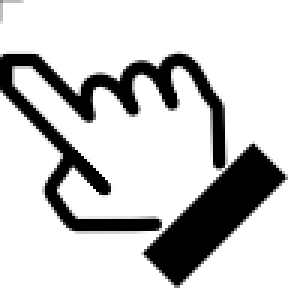
#> input picture media/hand/reg96/BTRONポインタ2選択指-見当付き.png, 96 x 96 px (shown 3 times larger)
$ python reg96.py
#> lines starting #> are read from the running program, lines starting #| are printed output that depends on the picture
# v4.2.535: 俊克の見当付き BTRON 3種(96×96・左上の角に見当線・3つとも手の角が同じ (0,18))からカーソルを作る。
#   ★絵には手を加えない。やるのは2つだけ:
#     ① 見当線(左上の角から伸びる薄い線= 行0の x<8 と 列0の y<8 の半透明)を消す
#     ② 上に透明の行を2つ足す= 角を 18→20(4の倍数)へ。当たりは 24px 単位でしか書けない(96px では4画素刻み)ので、角を刻みに乗せる。
#        下にも2行足して 96×100(=24×25 の4倍ちょうど)。1x は 96 を 1/4 に縮めて作る。
#   当たりは3つとも (0,5)(= 96px の 20÷4)。
#   ★v4.2.536(実測 cursor_match.py: (0,5) と書くと実際の当たりは絵の約6.0(5.65/6.38/6.31・前の5.82)= 3つとも約1画素下)
#     → 当たりの数は変えず、絵を1画素(96pxで4行)下げる= 上に透明6行・下に2行(96×104)。角は24= 6.0
import os, base64, io
from PIL import Image
HERE = os.path.dirname(os.path.abspath(__file__))
SRC = {'hand': 'BTRONポインタ2選択指-見当付き.png', 'palm': 'BTRONポインタ2移動手-見当付き.png', 'grip': 'BTRONポインタ2握り-見当付き.png'}
out = {}
for k, fn in SRC.items():
    a = Image.open(os.path.join(HERE, 'reg96', fn)).convert('RGBA')
#> a is the input picture: PIL image 96x96 RGBA; mean R, G, B, A 57.4, 57.4, 57.4, 111.6
    px = a.load()
    for x in range(8):
        if px[x, 0][3] <= 120: px[x, 0] = (0, 0, 0, 0)
    for y in range(8):
        if px[0, y][3] <= 120: px[0, y] = (0, 0, 0, 0)
    c4 = Image.new('RGBA', (96, 104), (0, 0, 0, 0)); c4.paste(a, (0, 6))
#> after `c4 = Image.new('RGBA', (96, 104), (0, 0, 0, 0))`: c4: PIL image 96x104 RGBA; every value is 0
#> after `c4.paste(a, (0, 6))`:
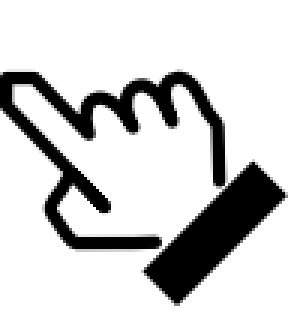
#> c4: PIL image 96x104 RGBA (shown 3 times larger); mean R, G, B, A 53, 53, 53, 102.9; transparent parts drawn white
    c1 = c4.resize((24, 26), Image.LANCZOS)
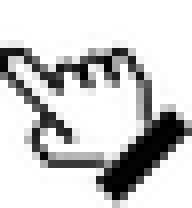
#> c1: PIL image 24x26 RGBA (shown 8 times larger); mean R, G, B, A 53.8, 53.8, 53.8, 102.8; transparent parts drawn white
    c4.save(os.path.join(HERE, 'meos_btron2_%s_4x.png' % k)); c1.save(os.path.join(HERE, 'meos_btron2_%s_1x.png' % k))
    def b64(im):
        bio = io.BytesIO(); im.save(bio, 'PNG'); return base64.b64encode(bio.getvalue()).decode()
    out[k] = (b64(c1), b64(c4))
    print(k, 'corner col0 first y (4x)=', [y for y in range(104) if c4.getpixel((0, y))[3] > 128][:1])
#| hand corner col0 first y (4x)= [25]
#> pass 2 of the loop `for k, fn in SRC.items():`:
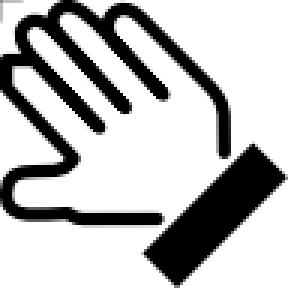
#> input picture media/hand/reg96/BTRONポインタ2移動手-見当付き.png, 96 x 96 px (shown 3 times larger)
#> a is the input picture: PIL image 96x96 RGBA; mean R, G, B, A 80.2, 80.2, 80.2, 146.9
#> `c4.paste(a, (0, 6))`:
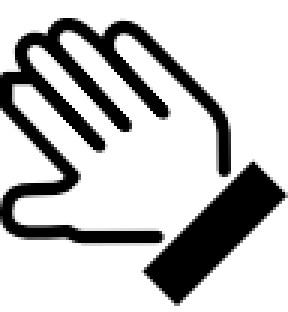
#> c4: PIL image 96x104 RGBA (shown 3 times larger); mean R, G, B, A 74, 74, 74, 135.5; transparent parts drawn white
#> `c1 = c4.resize((24, 26), Image.LANCZOS)`:
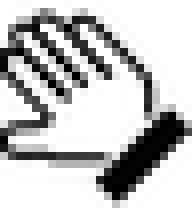
#> c1: PIL image 24x26 RGBA (shown 8 times larger); mean R, G, B, A 76.7, 76.7, 76.7, 135.4; transparent parts drawn white
#| palm corner col0 first y (4x)= [25]
#> pass 3 of the loop `for k, fn in SRC.items():`:
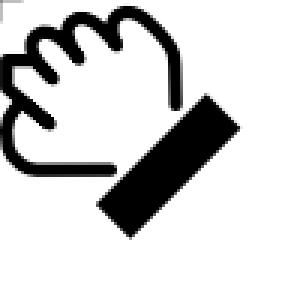
#> input picture media/hand/reg96/BTRONポインタ2握り-見当付き.png, 96 x 96 px (shown 3 times larger)
#> a is the input picture: PIL image 96x96 RGBA; mean R, G, B, A 53.1, 53.1, 53.1, 101.3
#> `c4.paste(a, (0, 6))`:
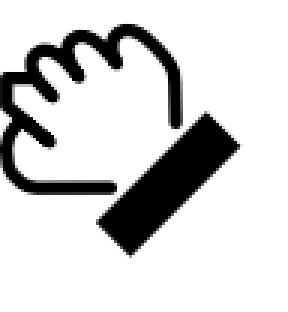
#> c4: PIL image 96x104 RGBA (shown 3 times larger); mean R, G, B, A 49, 49, 49, 93.4; transparent parts drawn white
#> `c1 = c4.resize((24, 26), Image.LANCZOS)`:
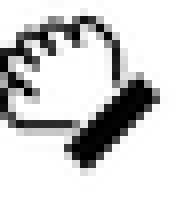
#> c1: PIL image 24x26 RGBA (shown 8 times larger); mean R, G, B, A 49.9, 49.9, 49.9, 93.6; transparent parts drawn white
#| grip corner col0 first y (4x)= [25]
import json
json.dump(out, open(os.path.join(HERE, 'reg96_b64.json'), 'w'))
